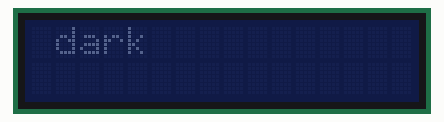
Recording of a sketch running on a simulated Arduino Uno, built with avr-gcc and run on an emulated ATmega328P. On the bench: 16×2 character LCD. What the sketch prints to the serial monitor is not drawn.

Above: at 0.2 s.
At 0.95 s:
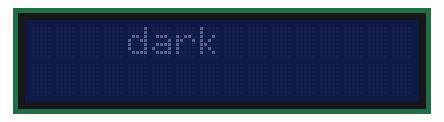
At 1.95 s:
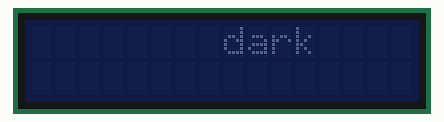
At 3.71 s:
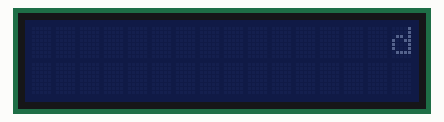
At 5.73 s:
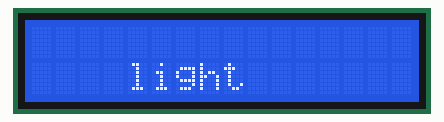
At 7.73 s:
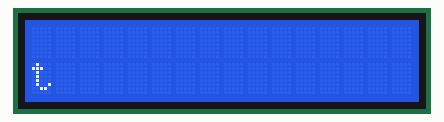

Measured:
- by itself, everything shown: repeats every 8.0 s, in 32 steps

The sketch:

display.ino
```cpp
#include <Wire.h>
#include <LiquidCrystal_PCF8574.h>

LiquidCrystal_PCF8574 lcd(0x27);  // set the LCD address to 0x27 for a 16 chars and 2 line display

int show;

void setup()
{
  int error;

  Serial.begin(9600);
  Serial.println("LCD...");

  while (! Serial);

  Serial.println("Dose: check for LCD");

  // See http://playground.arduino.cc/Main/I2cScanner
  Wire.begin();
  Wire.beginTransmission(0x27);
  error = Wire.endTransmission();
  Serial.print("Error: ");
  Serial.print(error);

  if (error == 0) {
    Serial.println(": LCD found.");

  } else {
    Serial.println(": LCD not found.");
  } // if

  lcd.begin(16, 2); // initialize the lcd
  show = 0;
  lcd.home();
} // setup()

void loop() {
  // put your main code here, to run repeatedly:
lcd.clear();
lcd.print("dark");
lcd.setBacklight(0);
for(int i=0;i<16;i++){
lcd.scrollDisplayRight();
delay(250);
}
lcd.clear();
lcd.setCursor(11,1);
lcd.print("light");
lcd.setBacklight(1);
for(int i=16;i>0;i--){
lcd.scrollDisplayLeft();
delay(250);
}
}
```
